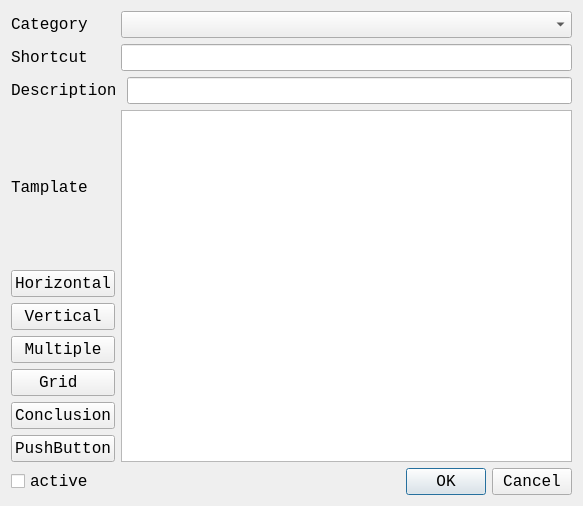
<?xml version="1.0" encoding="UTF-8"?>
<ui version="4.0">
 <class>Edit_Dialog</class>
 <widget class="QDialog" name="Edit_Dialog">
  <property name="geometry">
   <rect>
    <x>0</x>
    <y>0</y>
    <width>583</width>
    <height>506</height>
   </rect>
  </property>
  <property name="font">
   <font>
    <family>Consolas</family>
    <pointsize>12</pointsize>
   </font>
  </property>
  <property name="windowTitle">
   <string>Dialog</string>
  </property>
  <layout class="QVBoxLayout" name="verticalLayout">
   <item>
    <layout class="QGridLayout" name="gridLayout">
     <item row="0" column="0">
      <widget class="QLabel" name="label">
       <property name="text">
        <string>Category</string>
       </property>
      </widget>
     </item>
     <item row="0" column="1" colspan="2">
      <widget class="QComboBox" name="category_Box"/>
     </item>
     <item row="1" column="0">
      <widget class="QLabel" name="label_2">
       <property name="text">
        <string>Shortcut</string>
       </property>
      </widget>
     </item>
     <item row="1" column="1" colspan="2">
      <widget class="QLineEdit" name="shortcut_Edit"/>
     </item>
     <item row="2" column="0" colspan="2">
      <widget class="QLabel" name="label_4">
       <property name="text">
        <string>Description</string>
       </property>
      </widget>
     </item>
     <item row="2" column="2">
      <widget class="QLineEdit" name="description_Edit"/>
     </item>
     <item row="3" column="0">
      <widget class="QLabel" name="label_3">
       <property name="text">
        <string>Tamplate</string>
       </property>
      </widget>
     </item>
     <item row="3" column="1" rowspan="7" colspan="2">
      <widget class="QPlainTextEdit" name="tamplate_TextEdit"/>
     </item>
     <item row="4" column="0">
      <widget class="QPushButton" name="pushButton">
       <property name="text">
        <string>Horizontal</string>
       </property>
      </widget>
     </item>
     <item row="5" column="0">
      <widget class="QPushButton" name="pushButton_2">
       <property name="text">
        <string>Vertical</string>
       </property>
      </widget>
     </item>
     <item row="6" column="0">
      <widget class="QPushButton" name="pushButton_3">
       <property name="text">
        <string>Multiple</string>
       </property>
      </widget>
     </item>
     <item row="7" column="0">
      <widget class="QPushButton" name="pushButton_4">
       <property name="text">
        <string>Grid </string>
       </property>
      </widget>
     </item>
     <item row="8" column="0">
      <widget class="QPushButton" name="pushButton_5">
       <property name="text">
        <string>Conclusion</string>
       </property>
      </widget>
     </item>
     <item row="9" column="0">
      <widget class="QPushButton" name="pushButton_6">
       <property name="text">
        <string>PushButton</string>
       </property>
      </widget>
     </item>
     <item row="10" column="0">
      <widget class="QCheckBox" name="check_active">
       <property name="text">
        <string>active</string>
       </property>
      </widget>
     </item>
     <item row="10" column="1" colspan="2">
      <widget class="QDialogButtonBox" name="buttonBox">
       <property name="orientation">
        <enum>Qt::Horizontal</enum>
       </property>
       <property name="standardButtons">
        <set>QDialogButtonBox::Cancel|QDialogButtonBox::Ok</set>
       </property>
      </widget>
     </item>
    </layout>
   </item>
  </layout>
 </widget>
 <resources/>
 <connections>
  <connection>
   <sender>buttonBox</sender>
   <signal>accepted()</signal>
   <receiver>Edit_Dialog</receiver>
   <slot>accept()</slot>
   <hints>
    <hint type="sourcelabel">
     <x>248</x>
     <y>254</y>
    </hint>
    <hint type="destinationlabel">
     <x>157</x>
     <y>274</y>
    </hint>
   </hints>
  </connection>
  <connection>
   <sender>buttonBox</sender>
   <signal>rejected()</signal>
   <receiver>Edit_Dialog</receiver>
   <slot>reject()</slot>
   <hints>
    <hint type="sourcelabel">
     <x>316</x>
     <y>260</y>
    </hint>
    <hint type="destinationlabel">
     <x>286</x>
     <y>274</y>
    </hint>
   </hints>
  </connection>
 </connections>
</ui>
